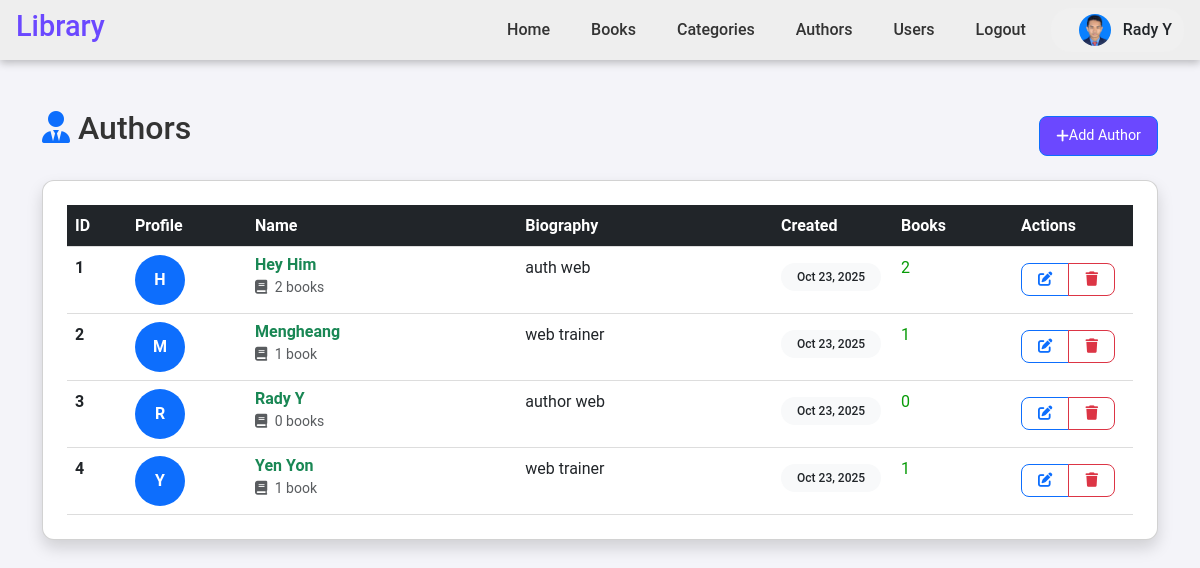
/authors/ (signed in), run on an earlier commit of the app's database.
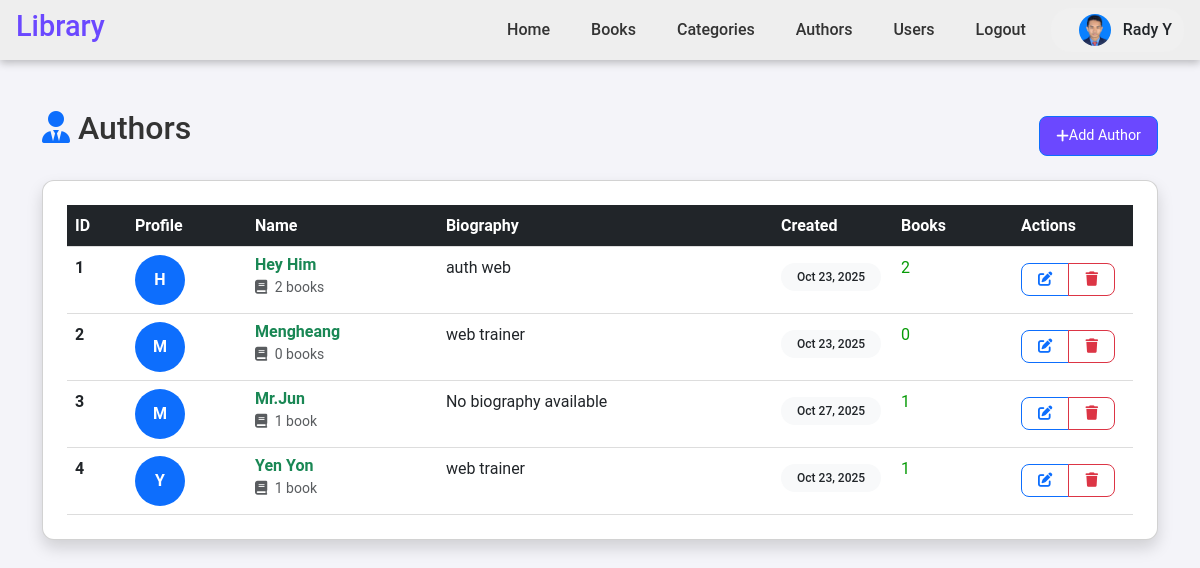
And on a later commit of the database.
### myapp/models.py (models this page shows, shortened)
class UserProfile(models.Model):
    user = models.OneToOneField(User, on_delete=models.CASCADE, related_name='userprofile')
    address = models.TextField(blank=True, null=True)
    phone_number = models.CharField(max_length=15, blank=True, null=True)
    profile_image = models.ImageField(upload_to='imgs/profile_images/', blank=True, null=True)
    created_at = models.DateTimeField(auto_now_add=True)

class Author(models.Model):
    name = models.CharField(max_length=200, unique=True)
    biography = models.TextField(blank=True, null=True)
    created_at = models.DateTimeField(auto_now_add=True)
    class Meta:
        ordering = ['name']

### myapp/views.py (the view)
# urls.py: path('authors/', views.author_list, name='author_list'),
@login_required
def author_list(request):
    authors = Author.objects.prefetch_related('book_set').order_by('name').all()
    paginator = Paginator(authors, 10)
    page_number = request.GET.get('page')
    authors_page = paginator.get_page(page_number)
    return render(request, 'author.html', {'authors': authors_page})

### myapp/templates/author.html (shortened to what this page needs)
{% load static %}
<!DOCTYPE html>
<html lang="en">
<head>
    <link href="https://cdn.jsdelivr.net/npm/bootstrap@5.3.0/dist/css/bootstrap.min.css" rel="stylesheet">
    <link href="https://cdnjs.cloudflare.com/ajax/libs/font-awesome/6.0.0/css/all.min.css" rel="stylesheet">
    <link rel="stylesheet" href="{% static 'css/style.css' %}">
</head>
<body>
    {% include 'nav.html' %}
    <div class="container mt-5">
        <div class="d-flex justify-content-between align-items-center mb-4">
            <h2><i class="fas fa-user-tie text-primary"></i> Authors </h2>
            <a href="{% url 'add_author' %}" class="btn btn-primary">
                <i class="fas fa-plus"></i> Add Author
            </a>
        </div>
        <div class="card shadow">
            <div class="card-body p-0">
                <div class="table-responsive table-container">
                    <table class="table table-hover mb-0">
                        <thead class="table-dark sticky-top">
                            <tr>
                                <th style="width: 60px;">ID</th>
                                <th style="width: 120px;">Profile</th>
                                <th>Name</th>
                                <th>Biography</th>
                                <th style="width: 120px;">Created</th>
                                <th style="width: 120px;">Books</th>
                                <th style="width: 120px;">Actions</th>
                            </tr>
                        </thead>
                        <tbody>
                            {% for author in authors %}
                            <tr>
                                <td><strong>{{ forloop.counter }}</strong></td>
                                <td>
                                    <div class="avatar-placeholder rounded-circle bg-primary d-flex align-items-center justify-content-center text-white fw-bold fs-6"
                                         style="width: 50px; height: 50px;">
                                        {{ author.name|first|upper }}
                                    </div>
                                </td>
                                <td>
                                    <h6 class="mb-0 fw-bold text-success">{{ author.name }}</h6>
                                    <small class="text-muted">
                                        <i class="fas fa-book me-1"></i>
                                        {{ author.book_set.count }} book{{ author.book_set.count|pluralize }}
                                    </small>
                                </td>
                                <td>{{ author.biography|truncatewords:15|default:"No biography available" }}</td>
                                <td><span class="badge bg-light text-dark px-3 py-2">{{ author.created_at|date:"M d, Y" }}</span></td>
                                <td>
                                    <span style="color: rgb(7, 155, 7);">
                                        {{ author.book_set.count }}
                                    </span>
                                </td>
                                <td>
                                    <div class="btn-group btn-group-sm" role="group">
                                        <a href="{% url 'edit_author' author.id %}" class="btn btn-outline-primary" title="Edit">
                                            <i class="fas fa-edit"></i>
                                        </a>
                                        <a href="{% url 'delete_author' author.id %}" class="btn btn-outline-danger"
                                           onclick="return confirm('Are you sure you want to delete author \"{{ author.name }}\"? This will also delete all their books!')" title="Delete">
                                            <i class="fas fa-trash"></i>
                                        </a>
                                    </div>
                                </td>
                            </tr>
                            {% endfor %}
                        </tbody>
                    </table>
                </div>
            </div>
        </div>
    </div>
</body>
</html>

### myapp/templates/nav.html (shortened to what this page needs)
{% load static %}
<nav>
    <div class="left">
        <h2><a href="{% url 'home' %}">Library</a></h2>
    </div>
    <div class="right">
        <a href="{% url 'home' %}" >Home</a>
        <a href="{% url 'book_list' %}">Books</a>
        <a href="{% url 'category_list' %}">Categories</a>
        <a href="{% url 'author_list' %}">Authors</a>
        <a href="{% url 'user_list' %}">Users</a>
        {% if user.is_authenticated %}
            <a href="#" class="logout-trigger">Logout</a>
            <div class="sign-in d-flex align-items-center">
                <a href="{% url 'user_profile' user.id %}" class="d-flex align-items-center text-decoration-none text-dark">
                    {% if user.userprofile.profile_image %}
                        <img src="{{ user.userprofile.profile_image.url }}"
                             alt="{{ user.username }}"
                             class="rounded-circle"
                             width="32" height="32"
                             style="object-fit: cover; margin-right: 8px;">
                    {% else %}
                        <div class="rounded-circle bg-secondary text-white d-flex align-items-center justify-content-center"
                             style="width:32px; height:32px; font-size:14px; margin-right:8px;">
                            {{ user.username.0|upper }}
                        </div>
                    {% endif %}
                    <span>{{ user.username }}</span>
                </a>
            </div>
        {% endif %}
    </div>
</nav>

### myapp/static/css/style.css (style rules this page uses)
* { margin: 0; padding: 0; box-sizing: border-box; }
html, body { height: 100%; font-family: 'Roboto', Verdana, Geneva, Tahoma, sans-serif; color: #333; line-height: 1.6; background-color: #f4f4f9; }
nav { display: flex; justify-content: space-between; align-items: center; background-color: #ffffff; padding: 15px 30px; box-shadow: 0 2px 5px rgba(0, 0, 0, 0.1); position: sticky; top: 0; z-index: 1000; }
nav .left h2 { color: #6b48ff; font-size: 1.8em; }
nav .right { display: flex; align-items: center; gap: 25px; }
nav .right a { text-decoration: none; color: #333; font-weight: 500; transition: color 0.3s; }
.sign-in { display: flex; align-items: center; gap: 5px; background-color: #f0f0f0; padding: 6px 12px; border-radius: 20px; }
table { width: 100%; border-collapse: collapse; background-color: #fff; }
th, td { padding: 12px; text-align: left; border-bottom: 1px solid #ddd; }
th { background-color: #f8f9fa; font-weight: bold; }
.table-container { max-height: 600px; overflow-y: auto; }
:root { --primary-blue: #007bff; --primary-purple: #6b48ff; --light-blue: #e6f0fa; --light-purple: #f0eaff; --dark: #212529; --gray: #6c757d; --border-radius: 0.75rem; --shadow: 0 0.5rem 1rem rgba(0, 0, 0, .1); --transition: all 0.2s ease; }
.card { background: #fff; border-radius: var(--border-radius); box-shadow: var(--shadow); padding: 1.5rem; transition: var(--transition); position: relative; overflow: hidden; }
.badge { background: var(--light-purple); color: var(--primary-purple); padding: 0.25rem 0.75rem; border-radius: 1rem; font-weight: 500; display: inline-block; margin-top: 0.5rem; }
.btn { display: inline-flex; align-items: center; padding: 0.5rem 1rem; border-radius: 0.5rem; text-decoration: none; font-size: 0.9rem; transition: var(--transition); margin-top: 0.5rem; }
.btn-primary { background: var(--primary-purple); color: #fff; }

### myapp/templates/author.html (style rules this page uses)
.table-container { max-height: 600px; overflow-y: auto; }

### myapp/templates/nav.html (style rules this page uses)
nav { background-color: #eeeeeeff; box-shadow: rgba(0, 0, 0, 0.24) 0px 3px 8px; padding: 0.5rem 1rem; display: flex; justify-content: space-between; align-items: center; }
.left h2 a { text-decoration: none; color: inherit; }
.right a { margin-left: 1rem; text-decoration: none; color: inherit; }
.sign-in { display: flex; align-items: center; gap: 0.5rem; }
.sign-in a { display: flex; align-items: center; gap: 0.25rem; color: inherit; }

What changed in the data, as far as the page shows it:
removed Author: name|first "R", name "Rady Y", book_set.count "0", biography "author web", created_at "Oct 23, 2025"
computed for Author "Mengheang": book_set.count "1" → "0"
added Author: name|first "M", name "Mr.Jun", book_set.count "1", biography "No biography available", created_at "Oct 27, 2025"
